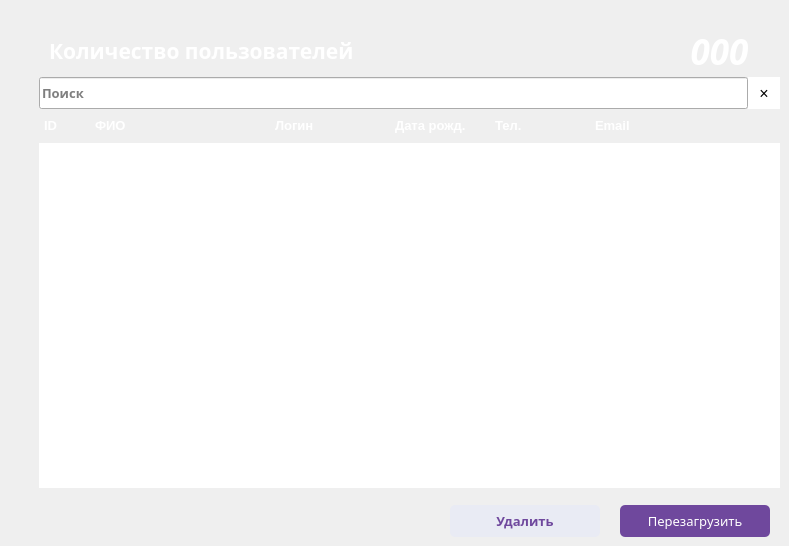
    <widget class="QWidget" name="deleteGstWidget">
     <property name="styleSheet">
      <string notr="true">#deleteGstWidget
{
	background:#2D2D2D;
	background-image: url(:/Imagine/imagine/backtop.png);
	border-bottom-right-radius: 16px;
}

</string>
     </property>
     <widget class="QTableView" name="deleteTableView">
      <property name="geometry">
       <rect>
        <x>39</x>
        <y>143</y>
        <width>741</width>
        <height>345</height>
       </rect>
      </property>
      <property name="sizePolicy">
       <sizepolicy hsizetype="Fixed" vsizetype="Fixed">
        <horstretch>0</horstretch>
        <verstretch>0</verstretch>
       </sizepolicy>
      </property>
      <property name="font">
       <font>
        <family>Segoe UI Semibold</family>
        <bold>true</bold>
       </font>
      </property>
      <property name="focusPolicy">
       <enum>Qt::NoFocus</enum>
      </property>
      <property name="autoFillBackground">
       <bool>false</bool>
      </property>
      <property name="styleSheet">
       <string notr="true">background-color: rgb(255, 255, 255);</string>
      </property>
      <property name="frameShape">
       <enum>QFrame::NoFrame</enum>
      </property>
      <property name="horizontalScrollBarPolicy">
       <enum>Qt::ScrollBarAlwaysOff</enum>
      </property>
      <property name="sizeAdjustPolicy">
       <enum>QAbstractScrollArea::AdjustIgnored</enum>
      </property>
      <property name="editTriggers">
       <set>QAbstractItemView::NoEditTriggers</set>
      </property>
      <property name="tabKeyNavigation">
       <bool>false</bool>
      </property>
      <property name="showDropIndicator" stdset="0">
       <bool>false</bool>
      </property>
      <property name="dragDropOverwriteMode">
       <bool>false</bool>
      </property>
      <property name="alternatingRowColors">
       <bool>true</bool>
      </property>
      <property name="selectionMode">
       <enum>QAbstractItemView::SingleSelection</enum>
      </property>
      <property name="selectionBehavior">
       <enum>QAbstractItemView::SelectRows</enum>
      </property>
      <property name="textElideMode">
       <enum>Qt::ElideNone</enum>
      </property>
      <property name="showGrid">
       <bool>false</bool>
      </property>
      <property name="gridStyle">
       <enum>Qt::NoPen</enum>
      </property>
      <property name="cornerButtonEnabled">
       <bool>false</bool>
      </property>
      <attribute name="horizontalHeaderVisible">
       <bool>false</bool>
      </attribute>
      <attribute name="horizontalHeaderMinimumSectionSize">
       <number>30</number>
      </attribute>
      <attribute name="horizontalHeaderDefaultSectionSize">
       <number>120</number>
      </attribute>
      <attribute name="horizontalHeaderHighlightSections">
       <bool>true</bool>
      </attribute>
      <attribute name="verticalHeaderVisible">
       <bool>false</bool>
      </attribute>
     </widget>
     <widget class="QLabel" name="label_29">
      <property name="geometry">
       <rect>
        <x>39</x>
        <y>109</y>
        <width>51</width>
        <height>34</height>
       </rect>
      </property>
      <property name="font">
       <font>
        <pointsize>10</pointsize>
        <bold>true</bold>
       </font>
      </property>
      <property name="styleSheet">
       <string notr="true">#label_29
{
	color:white;
	padding-left:2px;
}</string>
      </property>
      <property name="text">
       <string>&lt;html&gt;&lt;head/&gt;&lt;body&gt;&lt;p&gt;ID&lt;/p&gt;&lt;/body&gt;&lt;/html&gt;</string>
      </property>
     </widget>
     <widget class="QLabel" name="label_30">
      <property name="geometry">
       <rect>
        <x>90</x>
        <y>109</y>
        <width>180</width>
        <height>34</height>
       </rect>
      </property>
      <property name="font">
       <font>
        <pointsize>10</pointsize>
        <bold>true</bold>
       </font>
      </property>
      <property name="styleSheet">
       <string notr="true">#label_30
{
	color:white;
	padding-left:2px;
}</string>
      </property>
      <property name="text">
       <string>&lt;html&gt;&lt;head/&gt;&lt;body&gt;&lt;p&gt;ФИО&lt;/p&gt;&lt;/body&gt;&lt;/html&gt;</string>
      </property>
     </widget>
     <widget class="QLabel" name="label_31">
      <property name="geometry">
       <rect>
        <x>270</x>
        <y>109</y>
        <width>120</width>
        <height>34</height>
       </rect>
      </property>
      <property name="font">
       <font>
        <pointsize>10</pointsize>
        <bold>true</bold>
       </font>
      </property>
      <property name="styleSheet">
       <string notr="true">#label_31
{
	color:white;
	padding-left:2px;
}</string>
      </property>
      <property name="text">
       <string>&lt;html&gt;&lt;head/&gt;&lt;body&gt;&lt;p&gt;Логин&lt;/p&gt;&lt;/body&gt;&lt;/html&gt;</string>
      </property>
     </widget>
     <widget class="QLabel" name="label_32">
      <property name="geometry">
       <rect>
        <x>490</x>
        <y>109</y>
        <width>100</width>
        <height>34</height>
       </rect>
      </property>
      <property name="font">
       <font>
        <pointsize>10</pointsize>
        <bold>true</bold>
       </font>
      </property>
      <property name="styleSheet">
       <string notr="true">#label_32
{
	color:white;
	padding-left:2px;
}</string>
      </property>
      <property name="text">
       <string>&lt;html&gt;&lt;head/&gt;&lt;body&gt;&lt;p&gt;Тел.&lt;/p&gt;&lt;/body&gt;&lt;/html&gt;</string>
      </property>
     </widget>
     <widget class="QLabel" name="label_33">
      <property name="geometry">
       <rect>
        <x>390</x>
        <y>109</y>
        <width>100</width>
        <height>34</height>
       </rect>
      </property>
      <property name="font">
       <font>
        <pointsize>10</pointsize>
        <bold>true</bold>
       </font>
      </property>
      <property name="styleSheet">
       <string notr="true">#label_33
{
	color:white;
	padding-left:2px;
}</string>
      </property>
      <property name="text">
       <string>&lt;html&gt;&lt;head/&gt;&lt;body&gt;&lt;p&gt;Дата рожд.&lt;/p&gt;&lt;/body&gt;&lt;/html&gt;</string>
      </property>
     </widget>
     <widget class="QLabel" name="label_34">
      <property name="geometry">
       <rect>
        <x>590</x>
        <y>109</y>
        <width>181</width>
        <height>34</height>
       </rect>
      </property>
      <property name="font">
       <font>
        <pointsize>10</pointsize>
        <bold>true</bold>
       </font>
      </property>
      <property name="styleSheet">
       <string notr="true">#label_34
{
	color:white;
	padding-left:2px;
}</string>
      </property>
      <property name="text">
       <string>&lt;html&gt;&lt;head/&gt;&lt;body&gt;&lt;p&gt;Email&lt;/p&gt;&lt;/body&gt;&lt;/html&gt;</string>
      </property>
     </widget>
     <widget class="QPushButton" name="pushButton_3">
      <property name="geometry">
       <rect>
        <x>620</x>
        <y>505</y>
        <width>150</width>
        <height>32</height>
       </rect>
      </property>
      <property name="font">
       <font>
        <family>Segoe UI Black</family>
        <pointsize>10</pointsize>
       </font>
      </property>
      <property name="cursor">
       <cursorShape>PointingHandCursor</cursorShape>
      </property>
      <property name="styleSheet">
       <string notr="true">#pushButton_3
{
	background:#6f489d;
	border:none;
	color:white;
 border-radius:5px; 
}

#pushButton_3:hover
{
	background-color: #2e2e2e;
	border:2px solid #6f489d;
	color:#6f489d;
 border-radius:5px; 
}</string>
      </property>
      <property name="text">
       <string>Перезагрузить</string>
      </property>
     </widget>
     <widget class="QPushButton" name="deleteUserButton">
      <property name="geometry">
       <rect>
        <x>450</x>
        <y>505</y>
        <width>150</width>
        <height>32</height>
       </rect>
      </property>
      <property name="palette">
       <palette>
        <active>
         <colorrole role="WindowText">
          <brush brushstyle="SolidPattern">
           <color alpha="255">
            <red>111</red>
            <green>72</green>
            <blue>157</blue>
           </color>
          </brush>
         </colorrole>
         <colorrole role="Button">
          <brush brushstyle="SolidPattern">
           <color alpha="255">
            <red>233</red>
            <green>235</green>
            <blue>244</blue>
           </color>
          </brush>
         </colorrole>
         <colorrole role="Text">
          <brush brushstyle="SolidPattern">
           <color alpha="255">
            <red>111</red>
            <green>72</green>
            <blue>157</blue>
           </color>
          </brush>
         </colorrole>
         <colorrole role="ButtonText">
          <brush brushstyle="SolidPattern">
           <color alpha="255">
            <red>111</red>
            <green>72</green>
            <blue>157</blue>
           </color>
          </brush>
         </colorrole>
         <colorrole role="Base">
          <brush brushstyle="SolidPattern">
           <color alpha="255">
            <red>233</red>
            <green>235</green>
            <blue>244</blue>
           </color>
          </brush>
         </colorrole>
         <colorrole role="Window">
          <brush brushstyle="SolidPattern">
           <color alpha="255">
            <red>233</red>
            <green>235</green>
            <blue>244</blue>
           </color>
          </brush>
         </colorrole>
         <colorrole role="PlaceholderText">
          <brush brushstyle="SolidPattern">
           <color alpha="128">
            <red>111</red>
            <green>72</green>
            <blue>157</blue>
           </color>
          </brush>
         </colorrole>
        </active>
        <inactive>
         <colorrole role="WindowText">
          <brush brushstyle="SolidPattern">
           <color alpha="255">
            <red>111</red>
            <green>72</green>
            <blue>157</blue>
           </color>
          </brush>
         </colorrole>
         <colorrole role="Button">
          <brush brushstyle="SolidPattern">
           <color alpha="255">
            <red>233</red>
            <green>235</green>
            <blue>244</blue>
           </color>
          </brush>
         </colorrole>
         <colorrole role="Text">
          <brush brushstyle="SolidPattern">
           <color alpha="255">
            <red>111</red>
            <green>72</green>
            <blue>157</blue>
           </color>
          </brush>
         </colorrole>
         <colorrole role="ButtonText">
          <brush brushstyle="SolidPattern">
           <color alpha="255">
            <red>111</red>
            <green>72</green>
            <blue>157</blue>
           </color>
          </brush>
         </colorrole>
         <colorrole role="Base">
          <brush brushstyle="SolidPattern">
           <color alpha="255">
            <red>233</red>
            <green>235</green>
            <blue>244</blue>
           </color>
          </brush>
         </colorrole>
         <colorrole role="Window">
          <brush brushstyle="SolidPattern">
           <color alpha="255">
            <red>233</red>
            <green>235</green>
            <blue>244</blue>
           </color>
          </brush>
         </colorrole>
         <colorrole role="PlaceholderText">
          <brush brushstyle="SolidPattern">
           <color alpha="128">
            <red>111</red>
            <green>72</green>
            <blue>157</blue>
           </color>
          </brush>
         </colorrole>
        </inactive>
        <disabled>
         <colorrole role="WindowText">
          <brush brushstyle="SolidPattern">
           <color alpha="255">
            <red>111</red>
            <green>72</green>
            <blue>157</blue>
           </color>
          </brush>
         </colorrole>
         <colorrole role="Button">
          <brush brushstyle="SolidPattern">
           <color alpha="255">
            <red>233</red>
            <green>235</green>
            <blue>244</blue>
           </color>
          </brush>
         </colorrole>
         <colorrole role="Text">
          <brush brushstyle="SolidPattern">
           <color alpha="255">
            <red>111</red>
            <green>72</green>
            <blue>157</blue>
           </color>
          </brush>
         </colorrole>
         <colorrole role="ButtonText">
          <brush brushstyle="SolidPattern">
           <color alpha="255">
            <red>111</red>
            <green>72</green>
            <blue>157</blue>
           </color>
          </brush>
         </colorrole>
         <colorrole role="Base">
          <brush brushstyle="SolidPattern">
           <color alpha="255">
            <red>233</red>
            <green>235</green>
            <blue>244</blue>
           </color>
          </brush>
         </colorrole>
         <colorrole role="Window">
          <brush brushstyle="SolidPattern">
           <color alpha="255">
            <red>233</red>
            <green>235</green>
            <blue>244</blue>
           </color>
          </brush>
         </colorrole>
         <colorrole role="PlaceholderText">
          <brush brushstyle="SolidPattern">
           <color alpha="128">
            <red>111</red>
            <green>72</green>
            <blue>157</blue>
           </color>
          </brush>
         </colorrole>
        </disabled>
       </palette>
      </property>
      <property name="font">
       <font>
        <family>Segoe UI Black</family>
        <pointsize>10</pointsize>
        <bold>true</bold>
       </font>
      </property>
      <property name="cursor">
       <cursorShape>PointingHandCursor</cursorShape>
      </property>
      <property name="mouseTracking">
       <bool>true</bool>
      </property>
      <property name="focusPolicy">
       <enum>Qt::TabFocus</enum>
      </property>
      <property name="styleSheet">
       <string notr="true">#deleteUserButton
{
	background-color: rgb(233, 235, 244);
	border:none;
	color: rgb(111, 72, 157);
 border-radius:5px; 
}

#deleteUserButton:hover
{
	background:#2e2e2e;
	border:2px solid #e9ebf4;
	color:#e9ebf4;
 border-radius:5px; 
}</string>
      </property>
      <property name="text">
       <string>Удалить</string>
      </property>
     </widget>
     <widget class="QLineEdit" name="searchTextBox_2">
      <property name="geometry">
       <rect>
        <x>39</x>
        <y>77</y>
        <width>709</width>
        <height>32</height>
       </rect>
      </property>
      <property name="font">
       <font>
        <family>Segoe UI Semibold</family>
        <pointsize>10</pointsize>
        <bold>true</bold>
       </font>
      </property>
      <property name="styleSheet">
       <string notr="true">#searchTextBox
{
	color: #2d2d2d;
	padding-left:8px;
	border:none;
}</string>
      </property>
      <property name="text">
       <string/>
      </property>
      <property name="placeholderText">
       <string>Поиск</string>
      </property>
     </widget>
     <widget class="QPushButton" name="pushButton_2">
      <property name="geometry">
       <rect>
        <x>748</x>
        <y>77</y>
        <width>32</width>
        <height>32</height>
       </rect>
      </property>
      <property name="font">
       <font>
        <pointsize>12</pointsize>
       </font>
      </property>
      <property name="styleSheet">
       <string notr="true">#pushButton_2
{
	border:none;
	color:black;
background:white;
}
#pushButton_2:hover
{
	border:none;
	color: rgb(111, 72, 157);
background:white;
}</string>
      </property>
      <property name="text">
       <string>×</string>
      </property>
     </widget>
     <widget class="QLabel" name="label_12">
      <property name="geometry">
       <rect>
        <x>49</x>
        <y>26</y>
        <width>391</width>
        <height>51</height>
       </rect>
      </property>
      <property name="font">
       <font>
        <family>Segoe UI Black</family>
        <pointsize>14</pointsize>
        <bold>true</bold>
       </font>
      </property>
      <property name="text">
       <string>&lt;html&gt;&lt;head/&gt;&lt;body&gt;&lt;p&gt;&lt;span style=&quot; font-size:16pt; color:#ffffff;&quot;&gt;Количество пользователей&lt;/span&gt;&lt;/p&gt;&lt;/body&gt;&lt;/html&gt;</string>
      </property>
      <property name="margin">
       <number>9</number>
      </property>
     </widget>
     <widget class="QLabel" name="label_13">
      <property name="enabled">
       <bool>true</bool>
      </property>
      <property name="geometry">
       <rect>
        <x>39</x>
        <y>26</y>
        <width>741</width>
        <height>51</height>
       </rect>
      </property>
      <property name="font">
       <font>
        <family>Segoe UI Black</family>
        <bold>true</bold>
       </font>
      </property>
      <property name="styleSheet">
       <string notr="true"/>
      </property>
      <property name="text">
       <string/>
      </property>
      <property name="pixmap">
       <pixmap resource="resources.qrc">:/Imagine/imagine/empcardbg.png</pixmap>
      </property>
      <property name="scaledContents">
       <bool>true</bool>
      </property>
     </widget>
     <widget class="QLabel" name="label_11">
      <property name="geometry">
       <rect>
        <x>39</x>
        <y>109</y>
        <width>741</width>
        <height>34</height>
       </rect>
      </property>
      <property name="styleSheet">
       <string notr="true"/>
      </property>
      <property name="text">
       <string/>
      </property>
      <property name="pixmap">
       <pixmap resource="resources.qrc">:/Imagine/imagine/empcardbg.png</pixmap>
      </property>
     </widget>
     <widget class="QLabel" name="gstLabel_2">
      <property name="geometry">
       <rect>
        <x>664</x>
        <y>26</y>
        <width>111</width>
        <height>51</height>
       </rect>
      </property>
      <property name="font">
       <font>
        <family>Segoe UI Black</family>
        <pointsize>26</pointsize>
        <italic>true</italic>
        <bold>true</bold>
       </font>
      </property>
      <property name="styleSheet">
       <string notr="true">#gstLabel_2
{
	color:white;
	font-weight:bold;
}</string>
      </property>
      <property name="text">
       <string>&lt;html&gt;&lt;head/&gt;&lt;body&gt;&lt;p&gt;&lt;span style=&quot; color:#ffffff;&quot;&gt;000&lt;/span&gt;&lt;/p&gt;&lt;/body&gt;&lt;/html&gt;</string>
      </property>
      <property name="alignment">
       <set>Qt::AlignCenter</set>
      </property>
     </widget>
     <zorder>label_11</zorder>
     <zorder>pushButton_3</zorder>
     <zorder>deleteUserButton</zorder>
     <zorder>label_29</zorder>
     <zorder>label_34</zorder>
     <zorder>label_30</zorder>
     <zorder>label_33</zorder>
     <zorder>label_31</zorder>
     <zorder>label_32</zorder>
     <zorder>deleteTableView</zorder>
     <zorder>searchTextBox_2</zorder>
     <zorder>pushButton_2</zorder>
     <zorder>label_13</zorder>
     <zorder>label_12</zorder>
     <zorder>gstLabel_2</zorder>
    </widget>
